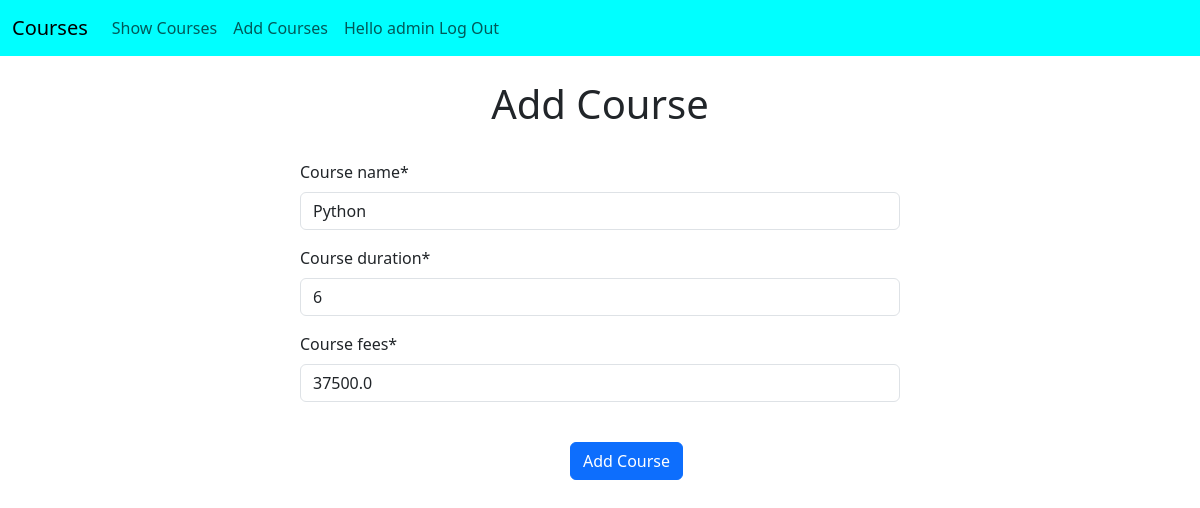
Page /courses/update/5/ (signed in) on the committed database.
### CoursesAPP/models.py (models this page shows)
class Course(models.Model):
    course_name = models.CharField(max_length=100)
    course_duration = models.IntegerField()
    course_fees = models.FloatField()

### CoursesAPP/views.py (the view)
# urls.py: path('update/<i>/', views.update_course),
def update_course(request,i):
    course_obj = Course.objects.get(id=i)
    form = CourseForm(instance=course_obj)
    if request.method == "POST":
        form = CourseForm(request.POST, instance=course_obj)
        if form.is_valid():
            form.save()
            messages.success(request, "Course updated successfully!")
            return redirect('show')
    template_name = 'CoursesAPP/add_courses.html'
    context = {"course_form": form}
    return render(request, template_name, context)

### CoursesAPP/forms.py
class CourseForm(forms.ModelForm):
    class Meta:
        model = Course
        fields = ['course_name', 'course_duration', 'course_fees']

### templates/CoursesAPP/add_courses.html (shortened to what this page needs)
{% extends 'base.html' %}
{% load crispy_forms_tags %}
{% block content %}
<h1 style="text-align:center;">Add Course</h1><br>
  <form method="post" style="width:50%; margin-left:25%;">
    {{course_form|crispy}}
    <br>
    <input type="submit" name="submit" value="Add Course" style="margin-left:45%;" class="btn btn-primary">
  </form>
{% endblock content %}

### templates/base.html (shortened to what this page needs)
<!DOCTYPE html>
<html lang="en">
<head>
    <link href="https://cdn.jsdelivr.net/npm/bootstrap@5.3.8/dist/css/bootstrap.min.css" rel="stylesheet">
</head>
<body>
    <nav class="navbar navbar-expand-lg bg-body-aqua" style="background-color:aqua;">
      <div class="container-fluid">
        <a class="navbar-brand" href="{% url '' %}">Courses</a>
        <div class="collapse navbar-collapse" id="navbarNav">
          <ul class="navbar-nav">
            <li class="nav-item">
              <a class="nav-link" href="{% url 'show' %}">Show Courses</a>
            </li>
            <li class="nav-item">
              <a class="nav-link" href="{% url 'add' %}">Add Courses</a>
            </li>
              {% if user.is_authenticated %}
                   <li class="nav-item">
              <a class="nav-link" href="{% url 'logout' %}">Hello {{user.username}} Log Out</a>
            </li>
              {% endif %}
          </ul>
        </div>
      </div>
    </nav>
    <br>
    {% block content %}
  {% endblock content %}
</body>
</html>

### rows in the picture
Course: course_name "Python", course_duration "6", course_fees "37500.0"

### other values in the picture
{{ user.username }} "admin"
